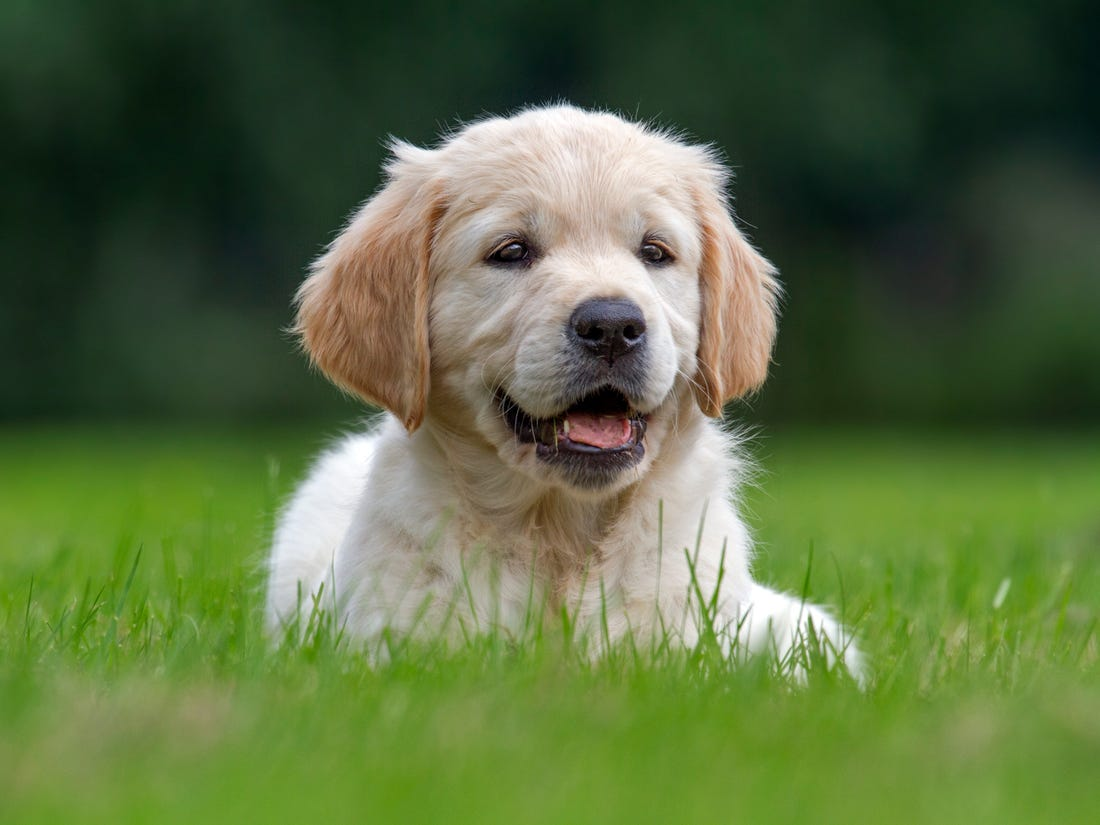
#> input picture src/test/imgs/dog.jpg, 1100 x 825 px
$ python test.py
#> lines starting #> are read from the running program, lines starting #| are printed output that depends on the picture; after the words box and inside, x2 and y2 are one past the last pixel; in counts of white or black regions, pixels touching at a corner belong together
import numpy as np
from PIL import Image
import matplotlib.pyplot as plt

# Load the image using PIL (Python Imaging Library)
img = Image.open('imgs/dog.jpg')
#> img is the input picture: PIL image 1100x825 RGB; mean R, G, B 89.4, 108, 64.9
kernel = np.array([[1,  4,  7,  4, 1],
                                 [4, 16, 26, 16, 4],
                                 [7, 26, 41, 26, 7],
                                 [4, 16, 26, 16, 4],
                                 [1,  4,  7,  4, 1]], dtype=np.float32)
print(kernel.sum())
# [105 lines of commented-out code are left out]


kernel = np.full((3, 3), np.nan)
kernel[:, :] = 1/9
print(kernel)
matrix = np.arange(27).reshape([3, 3, 3])
print(matrix)
print("___________")
print((matrix[:, :, 0] * kernel))

print(kernel**(1/2))

# [47 lines left out: function convolution, not called in this run]


def convolution_gray(img, kernel):
    # Define shape for extended image
    new_shape = list(img.shape)
#> new_shape = [825, 1100]
    pad_top = kernel.shape[0] // 2
    pad_bottom = kernel.shape[0] - 1 - pad_top
    pad_left = kernel.shape[1] // 2
    pad_right = kernel.shape[1] - 1 - pad_left
    new_shape[0] += pad_top + pad_bottom
    new_shape[1] += pad_left + pad_right

    # Create extended image
    extended_img = np.full(new_shape, 0, dtype=img.dtype)
    # Fill center of and extended image with actual image
    extended_img[pad_top:(new_shape[0] - pad_bottom), pad_left:(new_shape[1] - pad_right)] = img.copy()
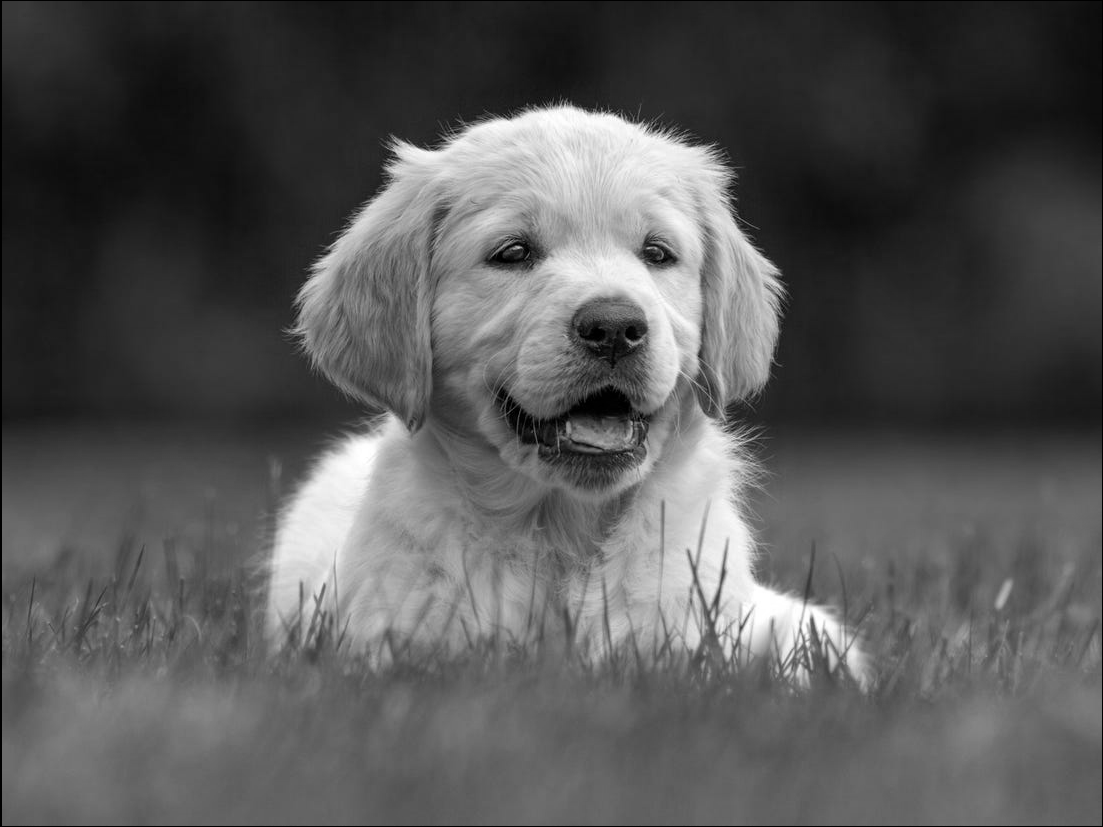
#> extended_img: shape (827, 1103) float64; min 0, max 255, mean 87

    # Fill paddings of extended image
    # UP
    arr = img[0, :]
#> arr = 1100 values, max 58.33 at index 24, min 14.67 at index 1099, mean 30.5
    extended_img[:pad_top, pad_left:(new_shape[1] - pad_right)] = np.repeat(arr[np.newaxis, :], pad_top, axis=0)
#> extended_img: shape (827, 1103) float64; 0.12% of pixels changed, all inside (x1, y1, x2, y2) = (2, 0, 1102, 1)
    # DOWN
    arr = img[-1, :]
#> arr = 1100 values, max 114.7 at index 962, min 85.67 at index 419, mean 99.45
    extended_img[(new_shape[0] - pad_bottom):, pad_left:(new_shape[1] - pad_right)] = np.repeat(arr[np.newaxis, :], pad_bottom, axis=0)
    # LEFT
    arr = img[:, 0]
#> arr = 825 values, max 121.3 at index 627, min 18.33 at index 208, mean 61.24
    extended_img[pad_top:(new_shape[0] - pad_bottom), :pad_left] = np.repeat(arr[:, np.newaxis], pad_left, axis=1)
    # RIGHT
    arr = img[:, -1]
#> arr = 825 values, max 122.7 at index 712, min 11.67 at index 15, mean 65.59
    extended_img[pad_top:(new_shape[0] - pad_bottom), (new_shape[1] - pad_right):] = np.repeat(arr[:, np.newaxis], pad_right, axis=1)
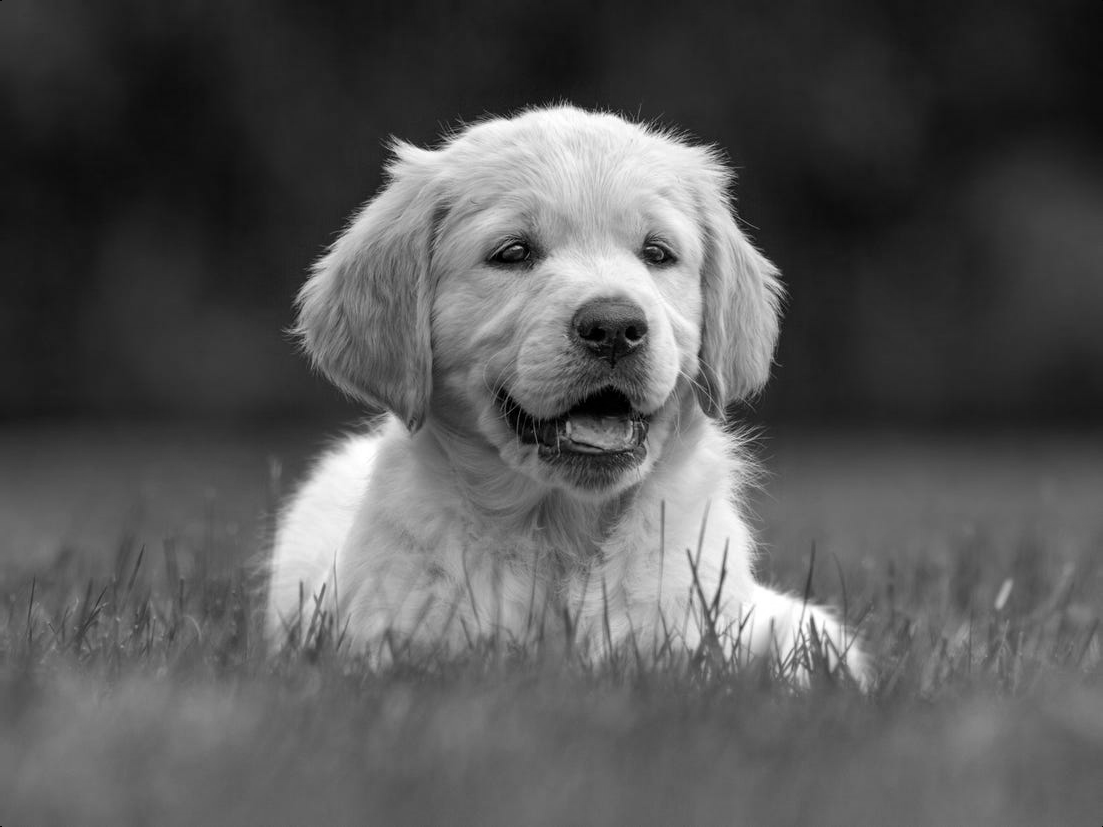
#> extended_img: shape (827, 1103) float64; min 0, max 255, mean 87.3
    # UP-LEFT CORNER
    extended_img[:pad_top, :pad_left] = np.full((pad_top, pad_left), img[0, 0])
#> extended_img: shape (827, 1103) float64; under 0.01% of pixels changed, all inside (x1, y1, x2, y2) = (0, 0, 2, 1)
    # UP-RIGHT CORNER
    extended_img[:pad_top, (new_shape[1] - pad_right):] = np.full((pad_top, pad_right), img[0, -1])
#> extended_img: shape (827, 1103) float64; min 0, max 255, mean 87.3
    # DOWN-LEFT CORNER
    extended_img[(new_shape[0] - pad_bottom):, :pad_left] = np.full((pad_bottom, pad_left), img[-1, 0])
#> extended_img: shape (827, 1103) float64; min 0, max 255, mean 87.3
    # DOWN-RIGHT CORNER
    extended_img[(new_shape[0] - pad_bottom):, (new_shape[1] - pad_right):] = np.full((pad_bottom, pad_right), img[-1, -1])
#> extended_img: shape (827, 1103) float64; min 0, max 255, mean 87.3

    # Do the convolution
    result = np.full(img.shape, 0, dtype=img.dtype)
    for i in range(result.shape[0]):
        for j in range(result.shape[1]):
            fragment = extended_img[i:(i + kernel.shape[0]),
                       j:(j + kernel.shape[1])]  # fragment of img which is convoluted in this iteration
            pixel = np.sum(fragment * kernel)
            pixel = np.clip(pixel, a_min=0,
                            a_max=255)  # clip to range 0 - 255 if it exceeds (0 when number<0 and 255 when number>255
            result[i, j] = pixel
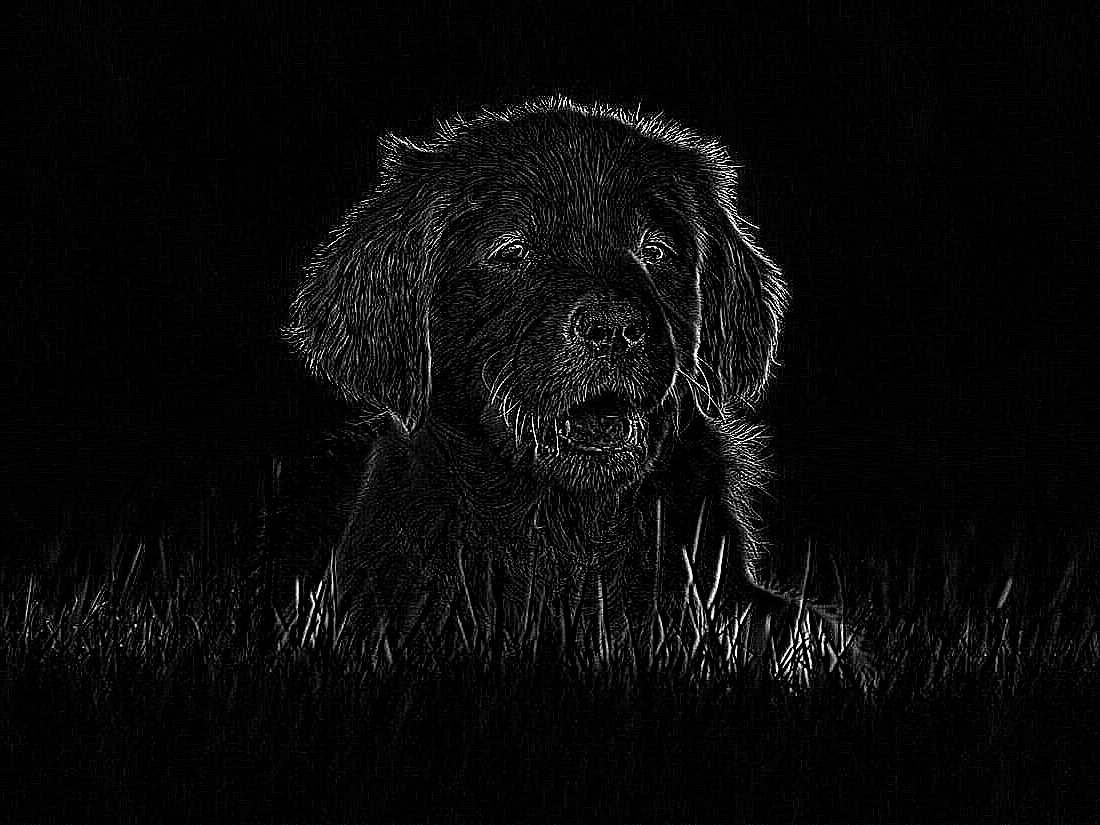
#> result: shape (825, 1100) float64; min 0, max 255, mean 9.5

    print("Done")
    return result

kernel = np.array([[-1, -1, -1, -1],
                   [-1, 11, -1, -1],
                   [-1, -1, -1, -1]])
img_after_filter = convolution_gray(np.array(img).mean(axis=2), kernel)
print(img_after_filter)
#> (printed output is left out)

plt.figure(figsize= (10, 5))

plt.subplot(1, 2, 1)
plt.imshow(np.array(img))
plt.title('Original Image')
plt.axis('off')

plt.subplot(1, 2, 2)
plt.imshow(img_after_filter, cmap='gray')
plt.title('After Filter')
plt.axis('off')

plt.tight_layout()
plt.show()
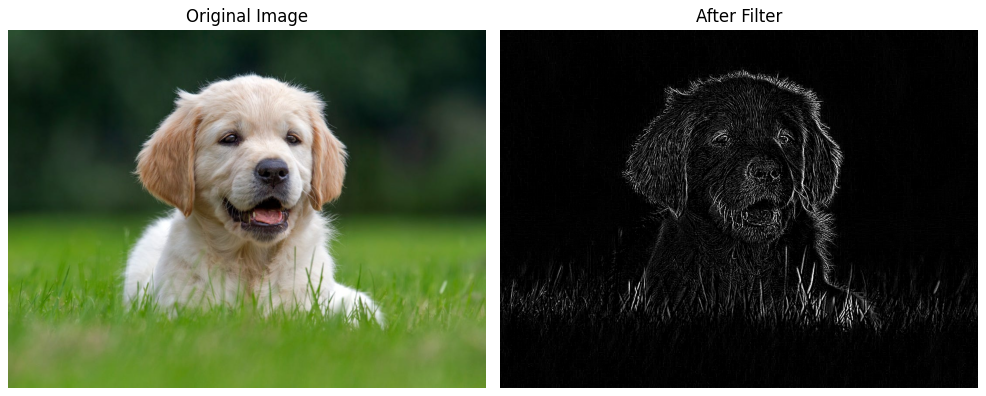
#> figure drawn by matplotlib, 2 panels
